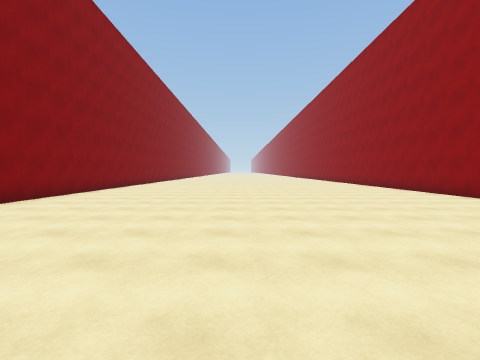
[1] (above)

23 first-person views from a walk through a scene from a Unity 3-D project. The camera is 1.5 m above the floor, tilts 2° down and sees 85° across. The floor is counted in squares, 2 m on a side. Each view is taken from the middle of a square. On the plan, view 1 faces up. The plan holds only what a view shows up to about 9 squares ahead; the rest is blank. The place goes on beyond the plan. The player is left out.

[2]
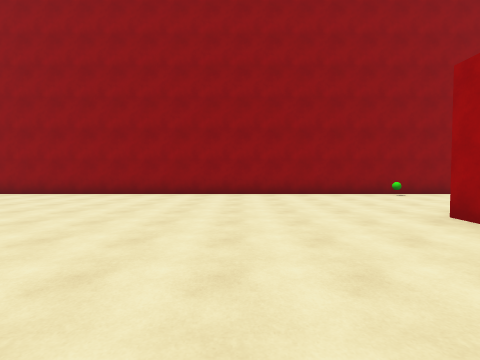

[3]
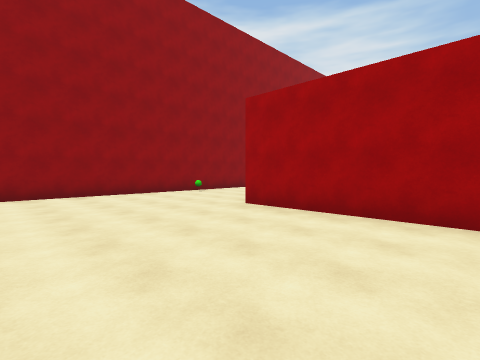

[4]
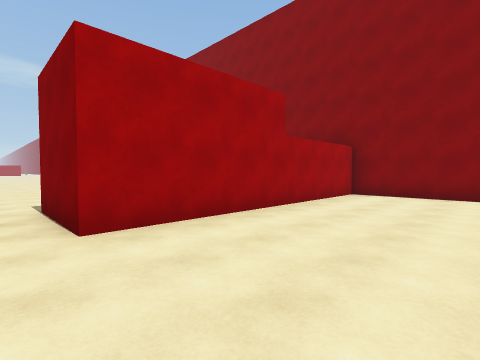

[5]
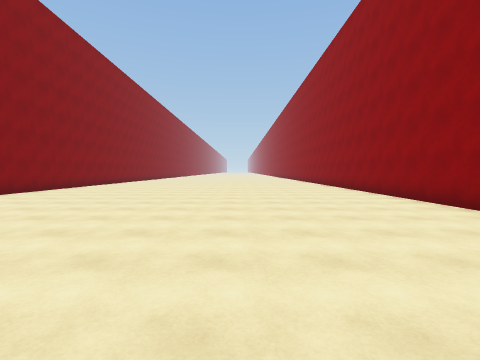

[6]
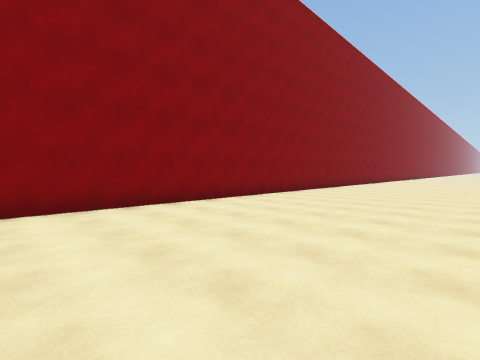

[7]
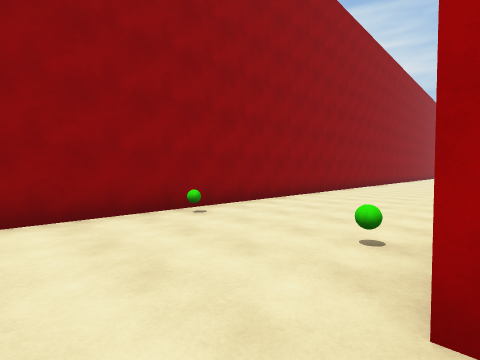

[8]
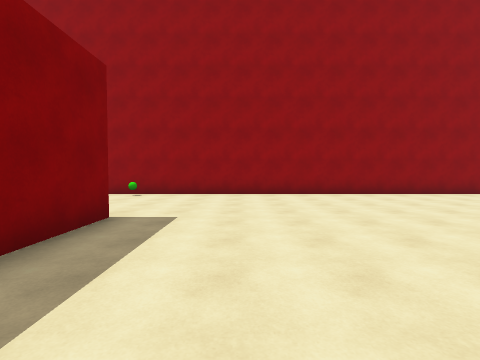

[9]
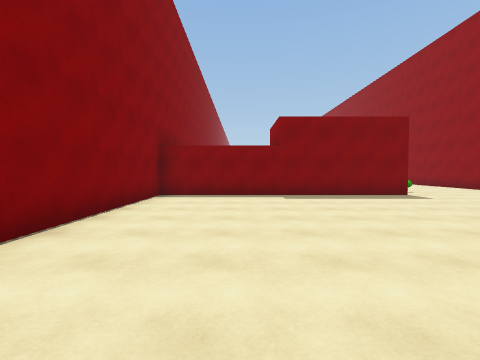

[10]
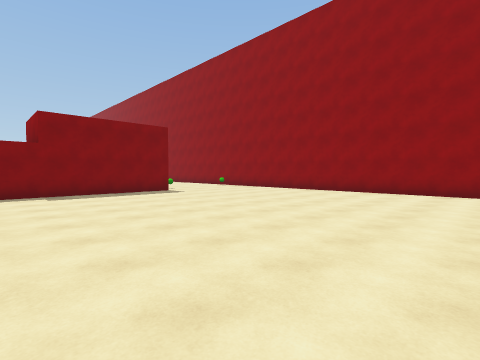

[11]
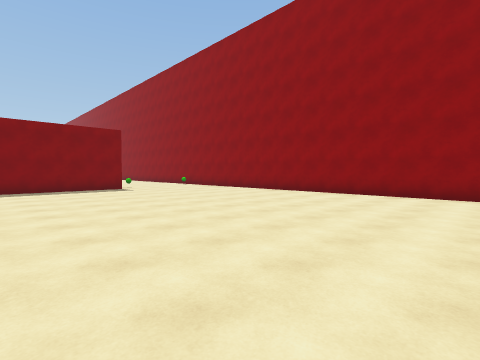

[12]
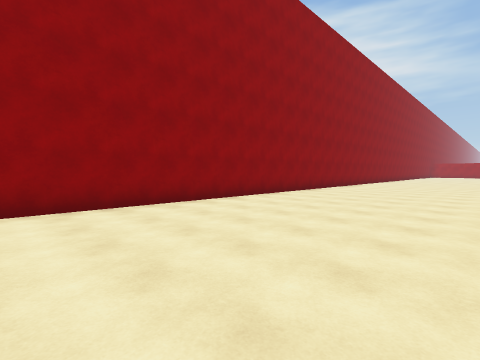

[13]
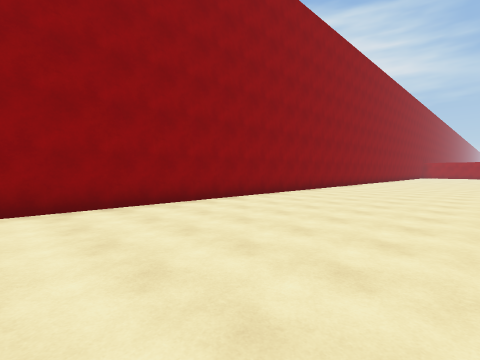

[14]
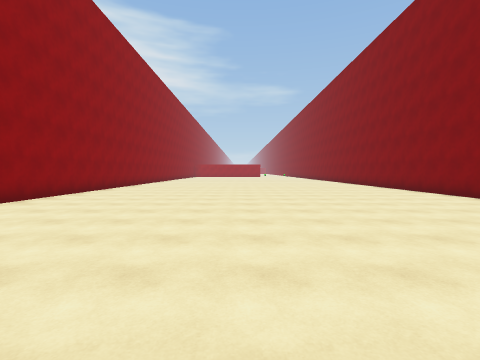

[15]
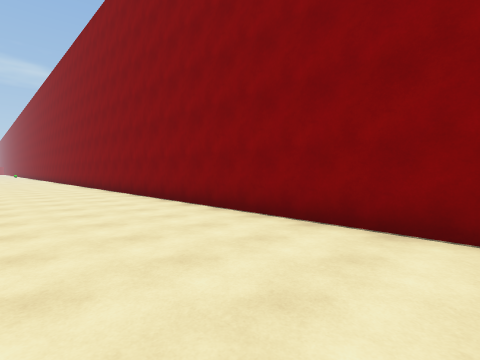

[16]
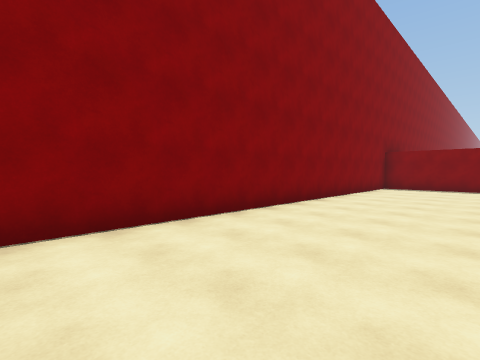

[17]
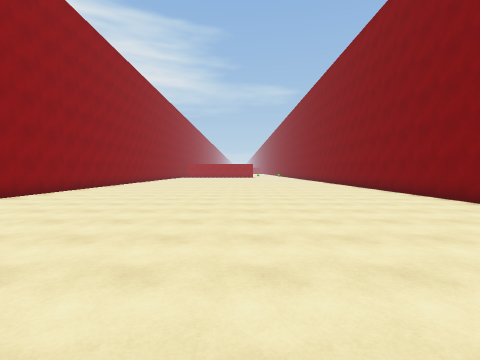

[18]
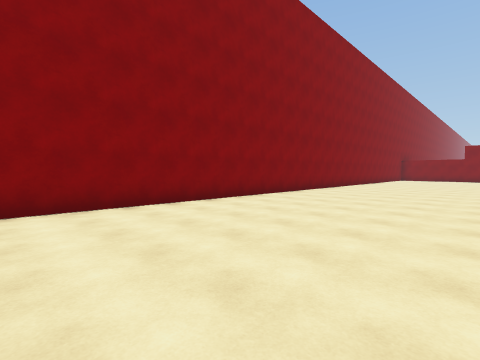

[19]
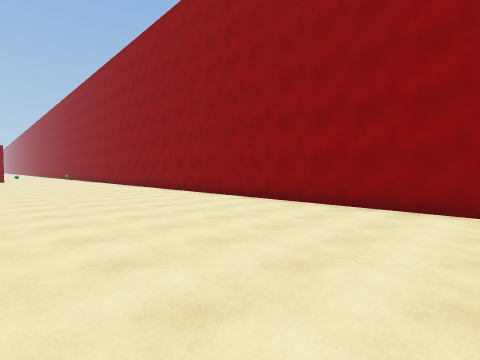

[20]
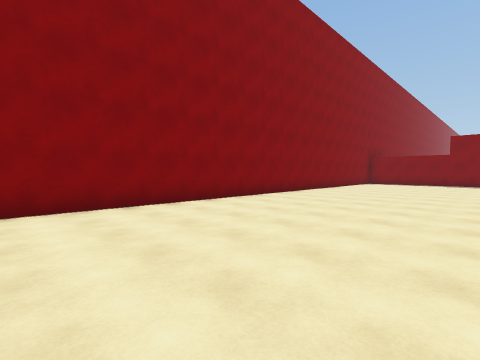

[21]
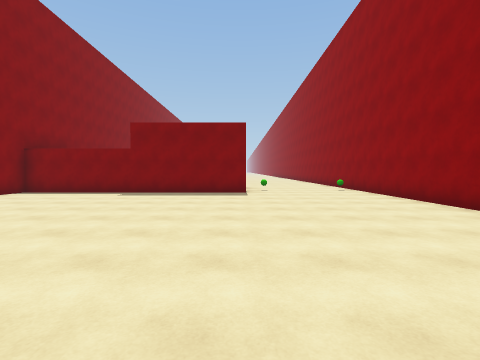

[22]
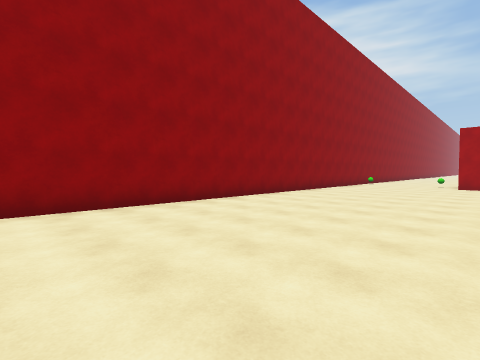

[23]
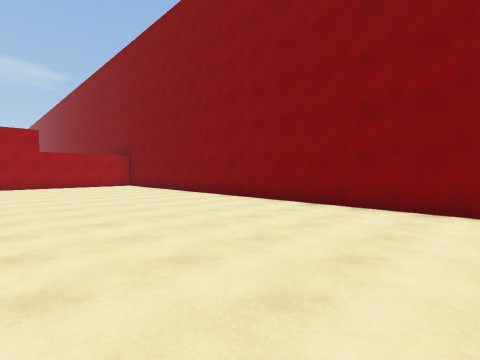

### Floor plan
Points are (right, up) in squares from view 1. A wall is a line through its corners. A room is listed if a view was taken in it or the views show most of it. See-through windows are left out.
Room 1 (views 1, 2, 3, 4, 5, 6, 7, 22, 23)
walls: (-5.5, 11) (-5.5, -2.4) (2.2, -2.4) (2.2, -4.9); (6.5, -6.5) (6.5, 11)
ways out: opening at (4, -6) to room 2
objects: other object (3, -4); other object (6, -4)
Room 2 (views 8, 9, 10, 11, 12, 13, 14, 15, 16, 17, 18, 19, 20, 21)
walls: (2.2, -4.9) (-5.5, -4.9) (-5.5, -28); (6.5, -28) (6.5, -6.5)
ways out: opening at (4, -6) to room 1

Positions as (right, up) in squares from view 1, and headings:
1: (0, 0), facing up
2: (-2, 1), facing right
3: (-2, 2), facing down-right
4: (3, 1), facing down-left
5: (2, 2), facing up
6: (0, 1), facing up-left
7: (2, -1), facing down-right
8: (-2, -7), facing right
9: (-3, -13), facing up
10: (-3, -14), facing up-right
11: (-2, -16), facing up-right
12: (1, -14), facing down-right
13: (1, -18), facing down-right
14: (1, -17), facing down
15: (-2, -17), facing down-left
16: (-2, -17), facing up-left
17: (0, -19), facing down
18: (0, -28), facing up-left
19: (1, -28), facing up-right
20: (0, -21), facing up-left
21: (2, -14), facing up
22: (1, 11), facing down-right
23: (0, 11), facing down-left
